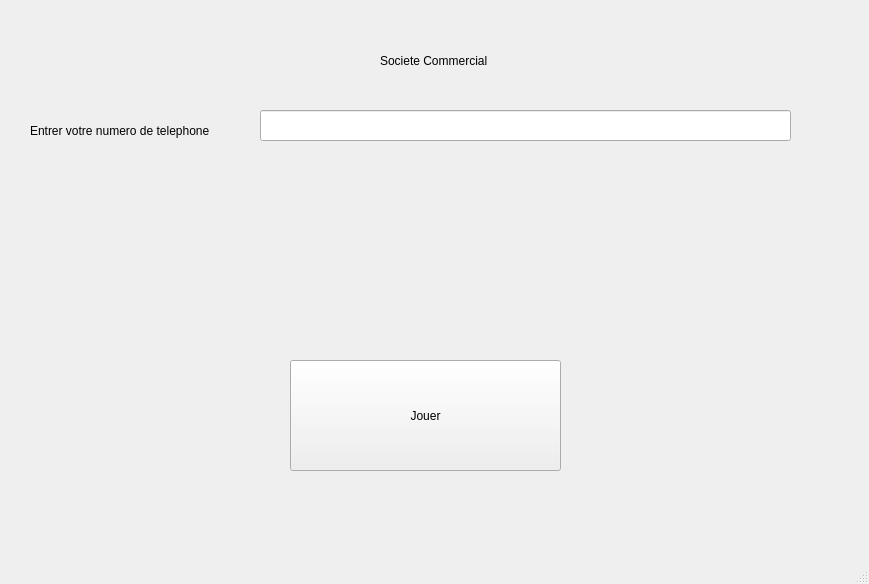
<?xml version="1.0" encoding="UTF-8"?>
<ui version="4.0">
 <class>MainWindow</class>
 <widget class="QMainWindow" name="MainWindow">
  <property name="geometry">
   <rect>
    <x>0</x>
    <y>0</y>
    <width>869</width>
    <height>584</height>
   </rect>
  </property>
  <property name="windowTitle">
   <string>MainWindow</string>
  </property>
  <widget class="QWidget" name="centralwidget">
   <widget class="QPushButton" name="b">
    <property name="geometry">
     <rect>
      <x>290</x>
      <y>360</y>
      <width>271</width>
      <height>111</height>
     </rect>
    </property>
    <property name="text">
     <string>Jouer</string>
    </property>
   </widget>
   <widget class="QLabel" name="label">
    <property name="geometry">
     <rect>
      <x>380</x>
      <y>20</y>
      <width>141</width>
      <height>81</height>
     </rect>
    </property>
    <property name="text">
     <string>Societe Commercial</string>
    </property>
   </widget>
   <widget class="QLabel" name="label_2">
    <property name="geometry">
     <rect>
      <x>30</x>
      <y>110</y>
      <width>201</width>
      <height>41</height>
     </rect>
    </property>
    <property name="text">
     <string>Entrer votre numero de telephone</string>
    </property>
   </widget>
   <widget class="QLineEdit" name="lineEdit">
    <property name="geometry">
     <rect>
      <x>260</x>
      <y>110</y>
      <width>531</width>
      <height>31</height>
     </rect>
    </property>
   </widget>
  </widget>
  <widget class="QMenuBar" name="menubar">
   <property name="geometry">
    <rect>
     <x>0</x>
     <y>0</y>
     <width>869</width>
     <height>26</height>
    </rect>
   </property>
  </widget>
  <widget class="QStatusBar" name="statusbar"/>
 </widget>
 <resources/>
 <connections/>
</ui>
